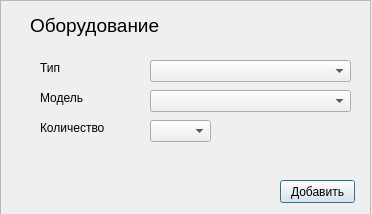
<?xml version="1.0" encoding="UTF-8"?>
<ui version="4.0">
 <class>Dialog</class>
 <widget class="QDialog" name="Dialog">
  <property name="geometry">
   <rect>
    <x>0</x>
    <y>0</y>
    <width>372</width>
    <height>214</height>
   </rect>
  </property>
  <property name="windowTitle">
   <string>Dialog</string>
  </property>
  <widget class="QFrame" name="frame">
   <property name="geometry">
    <rect>
     <x>0</x>
     <y>0</y>
     <width>371</width>
     <height>221</height>
    </rect>
   </property>
   <property name="frameShape">
    <enum>QFrame::StyledPanel</enum>
   </property>
   <property name="frameShadow">
    <enum>QFrame::Raised</enum>
   </property>
   <widget class="QComboBox" name="cb_TypeStuff">
    <property name="geometry">
     <rect>
      <x>150</x>
      <y>60</y>
      <width>201</width>
      <height>22</height>
     </rect>
    </property>
   </widget>
   <widget class="QComboBox" name="cb_ModelStuff">
    <property name="geometry">
     <rect>
      <x>150</x>
      <y>90</y>
      <width>201</width>
      <height>22</height>
     </rect>
    </property>
   </widget>
   <widget class="QPushButton" name="btn_AddStuff">
    <property name="geometry">
     <rect>
      <x>280</x>
      <y>180</y>
      <width>75</width>
      <height>23</height>
     </rect>
    </property>
    <property name="text">
     <string>Добавить</string>
    </property>
   </widget>
   <widget class="QLabel" name="label_3">
    <property name="geometry">
     <rect>
      <x>40</x>
      <y>90</y>
      <width>55</width>
      <height>16</height>
     </rect>
    </property>
    <property name="text">
     <string>Модель</string>
    </property>
   </widget>
   <widget class="QLabel" name="label_2">
    <property name="geometry">
     <rect>
      <x>40</x>
      <y>60</y>
      <width>55</width>
      <height>16</height>
     </rect>
    </property>
    <property name="text">
     <string>Тип</string>
    </property>
   </widget>
   <widget class="QLabel" name="label">
    <property name="geometry">
     <rect>
      <x>30</x>
      <y>10</y>
      <width>161</width>
      <height>31</height>
     </rect>
    </property>
    <property name="font">
     <font>
      <pointsize>14</pointsize>
     </font>
    </property>
    <property name="text">
     <string>Оборудование</string>
    </property>
   </widget>
   <widget class="QLabel" name="label_4">
    <property name="geometry">
     <rect>
      <x>40</x>
      <y>120</y>
      <width>71</width>
      <height>16</height>
     </rect>
    </property>
    <property name="text">
     <string>Количество</string>
    </property>
   </widget>
   <widget class="QComboBox" name="cb_Num">
    <property name="geometry">
     <rect>
      <x>150</x>
      <y>120</y>
      <width>61</width>
      <height>22</height>
     </rect>
    </property>
   </widget>
  </widget>
 </widget>
 <resources/>
 <connections/>
</ui>
